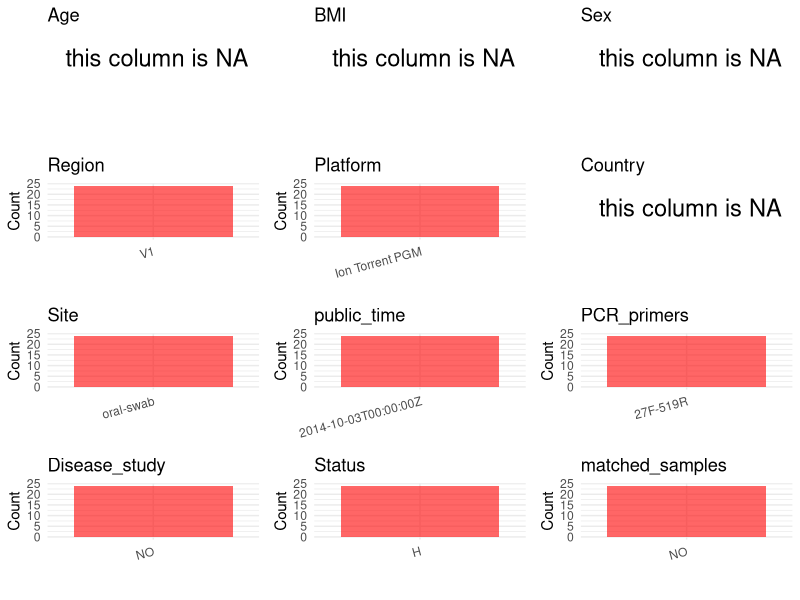

This chart was generated by the following R code: (Note: this script raises an error after producing the figure.)
## ---- chunk 1
# Load necessary libraries
library(dplyr)
library(ggplot2)
library(cowplot)

# Set working directory (update this path to your local directory)
setwd("D:/metadata/3/PRJNA255332")

# Read the initial metadata files
initial_meta<-read.csv("SraRunTable.csv",header = T)

# Combine the two metadata files
#meta <- rbind(initial_meta, initial_meta1)

#Remove entries non-oral samples
#initial_meta <- subset(initial_meta,BioSampleModel != "Metagenome or environmental")

# Check the number of samples containing "HT" in Sample.Name (e.g., healthy controls)
#nrow(subset(meta, grepl("HT", Sample.Name)))

# Display the first few rows of the metadata
head(initial_meta)
## ---- chunk 2
# Create a uniform metadata dataframe
metadata <- data.frame(
  BioProject = initial_meta$BioProject,
  Run = initial_meta$Run,
  sample_name = initial_meta$Sample.Name,
  Age = NA,
  BMI = NA,
  Sex=NA,
  Region = "V1",
  Platform = initial_meta$Instrument,
  Country = NA,
  Site = initial_meta$env_material,
  public_time = initial_meta$ReleaseDate,
  Status = "H",
  stringsAsFactors = FALSE
)
## ---- chunk 3
# Add information obtained from the publication
metadata$PCR_primers <- "27F-519R"
metadata$title <- "Alcohol and tobacco consumption affects bacterial richness in oral cavity mucosa biofilms"
metadata$Disease_study <- "NO"
# Assign disease status based on sample_name patterns
#metadata <- metadata %>%
#  mutate(Status = case_when(
#    initial_meta$Sample.Name == "Oral mucosa of healthy patients" ~ "H",
#    initial_meta$Sample.Name %in% c("Oral mucosa from affected regions of oral lichen planus patients", "Bacterial community associated with the unaffected regions from oral mucosa of Oral Lichen Planus patients") ~ "OLP"
#  ))

metadata$matched_samples <- "NO"
## ---- chunk 4
# Check the number of unique runs and sample names
print(paste("Number of unique runs:", length(unique(metadata$Run))))
print(paste("Number of unique sample names:", length(unique(metadata$sample_name))))
## ---- chunk 5
# Select columns for visualization
plot_data <- metadata %>%
  select(-BioProject, -Run, -sample_name, -title)

# Function to create simple plots for each column
create_simple_plots <- function(data) {
  plots <- list()
  
  for (col in colnames(data)) {
    # Check if the column is all NA
    if (all(is.na(data[[col]]))) {
      # Create an empty plot with text indicating all NA
      p <- ggplot() +
        annotate("text", x = 0.5, y = 0.5, label = "this column is NA", size = 6) +
        labs(title = col) +
        theme_void()
    } else if (is.numeric(data[[col]])) {
      # Numeric variable: histogram
      p <- ggplot(data, aes(x = .data[[col]])) +
        geom_histogram(fill = "blue", alpha = 0.6, bins = 20, na.rm = TRUE) +
        labs(title = col) +
        theme_minimal()
    } else {
      # Categorical variable: bar plot (remove NA values)
      count_data <- as.data.frame(table(data[[col]], useNA = "ifany"))
      p <- ggplot(count_data, aes(x = reorder(Var1, -Freq), y = Freq)) +
        geom_col(fill = "red", alpha = 0.6) +
        labs(title = col, x = NULL, y = "Count") +
        theme_minimal() +
        theme(axis.text.x = element_text(angle = 15, hjust = 1))
    }
    plots[[col]] <- p
  }
  
  return(plots)
}

# Generate and arrange plots
plots <- create_simple_plots(plot_data)
p<-plot_grid(plots$Age, 
          plots$BMI, 
          plots$Sex, 
          plots$Region, 
          plots$Platform, 
          plots$Country, 
          plots$Site,
          plots$public_time, 
          plots$PCR_primers,
          plots$Disease_study,
          plots$Status,
          plots$matched_samples,# add 
          ncol = 3, align = "hv", axis = "lb")
ggsave("Metadata_Summary.png", plot = p, width = 8, height = 6, dpi = 150)
## ---- chunk 6
knitr::include_graphics("metadata_summary.png")
## ---- chunk 7
# Reorder columns to match the desired format
metadata <- metadata[, c(
  "BioProject", "Run", "sample_name", "Age", "BMI", "Sex", 
  "Region", "Platform", "Country", "Site", "public_time", 
  "PCR_primers", "title", "Disease_study", "Status","matched_samples"
)]

# Export the uniform metadata to a CSV file
write.csv(metadata, file = "metadata.csv", quote = TRUE)
head(metadata)
